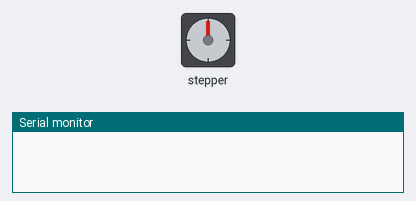
A sketch run on a simulated ESP32. On the bench: stepper motor, the last lines printed to the serial monitor. Stepper angles assume 2048 steps per turn.

Above: at 0.0 s.
At 9.74 s:
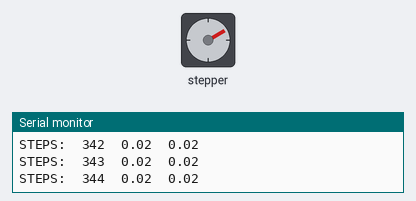
At 19.77 s:
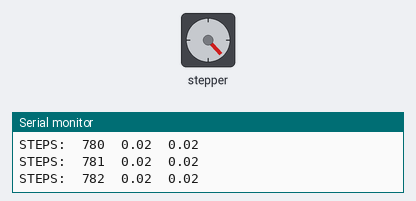
At 39.7 s:
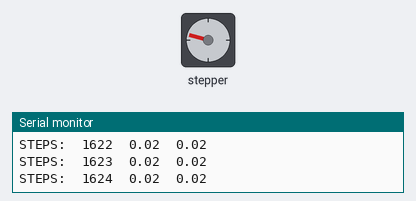
Timing chart, 0 to 40.0 s (numbered marks = the images above):
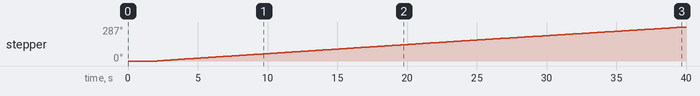

The sketch:

MotorsExampleRevised.ino
```cpp
/* Jacob Smith 7/27/20 ROSSERVER
    Demonstrates the use of the motors calbirated to move in speeds
    of meters per second
*/

#include <AccelStepper.h>
//only chnage based on the robot
AccelStepper rightDrive(AccelStepper::FULL4WIRE, 26, 14, 27, 12);

int rightInvert = -1;

//the actual power to set the motors on
double drivePower=200;


//variables to control desired pseed for demo
long initTime;
long elapsedTime;

long steps;

double speed;

//runs once
void setup() {
  //set maximum speed, required for mtoors to drive but not used
  rightDrive.setMaxSpeed(10000);

  //initialize serial connection
  Serial.begin(9600);
  delay(2000);
  Serial.println("\n\nMOTOR EXAMPLE TEST");
  initTime = millis();
}


/*

    long    currentPosition();
    void    setCurrentPosition(long position);

*/

void loop() {

  //logic to progress commanded motors through sequence
  //o .01 m/s, -.01 m/s etc
  elapsedTime = millis() - initTime;
  steps=rightDrive.currentPosition();
  speed=steps*.5/elapsedTime;

  Serial.print("STEPS:\t");
  Serial.print(steps);
  Serial.print("\t");

  if(elapsedTime!=0){
     Serial.print(speed);
     Serial.print("\t");
     Serial.println(steps*1.0/elapsedTime*.5);
  }
  delay(10);


  rightDrive.setSpeed(drivePower);
  rightDrive.runSpeed();
}
```

Measured:
- by itself, stepper: keeps turning clockwise at about 8°/s
